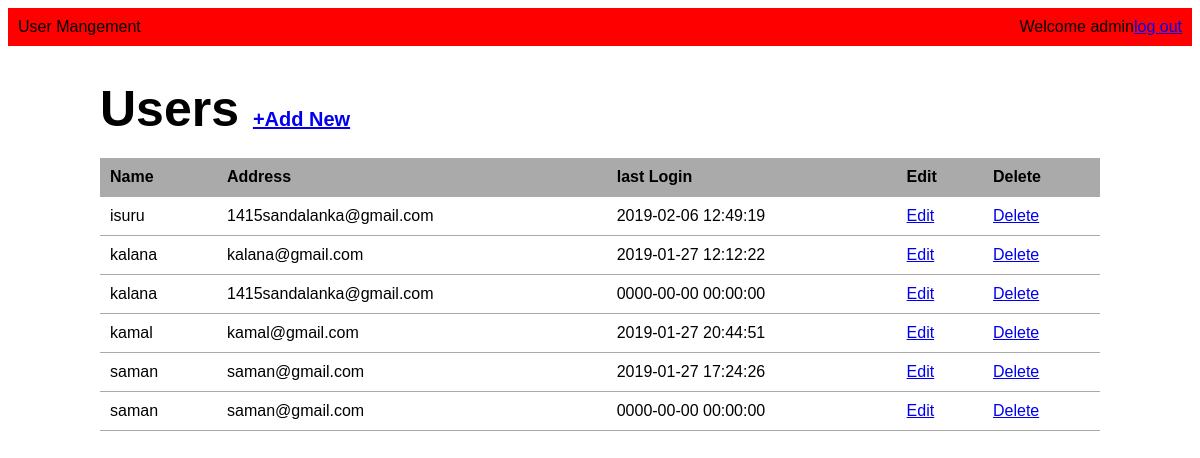
The page /include/user.php (signed in) on the database its author committed.
### tables this page shows
CREATE TABLE `user` (
  `id` int(11) NOT NULL,
  `name` varchar(100) NOT NULL,
  `address` varchar(1000) NOT NULL,
  `password` varchar(100) NOT NULL,
  `date` datetime NOT NULL,
  `is_deleted` int(11) NOT NULL
);

### include/user.php (the view, shortened to what this page needs)
<?php require_once('connection.php');?>
<?php
$userlist='';
$query="SELECT*FROM user WHERE is_deleted=0 ORDER BY name";
$users=mysqli_query($connection,$query);
if($users){
while($user=mysqli_fetch_assoc($users)){
    $userlist.="<tr>";
    $userlist.="<td>{$user['name']} </td>";
    $userlist.="<td>{$user['address']} </td>";
    $userlist.="<td>{$user['date']} </td>";
    $userlist.="<td><a href=\"modify.php?user_id={$user['id']}\">Edit</a></td>";
    $userlist.="<td><a href=\"delete.php?user_id={$user['id']}\">Delete</a></td>";
    $userlist.="</tr>";
}
}
else{
    echo 'Database Error';
}
?>
<!DOCTYPE html>
<html lang="en">
<head>
    <link rel="stylesheet" href="main.css">
</head>
<body>
    <header>
        <div class="appname">User Mangement</div>
        <div class="loggin">Welcome <?php echo $_SESSION['name']; ?><a href="logout.php">log out</a></div>
    </header>
    <main>
<h1>Users <span><a href="adduser.php">+Add New</a></span></h1>
<table class="masterlist">
    <tr>
        <th>Name</th>
        <th>Address</th>
        <th>last Login</th>
        <th>Edit</th>
        <th>Delete</th>
    </tr>
    <?php echo $userlist; ?>
</table>
    </main>
</body>
</html>

### include/main.css (style rules this page uses)
body { font-family: Arial,"Helvetica neue", Helvetica, sans-serif; font-size: 16px; }
header { background-color: red; overflow: auto; padding: 10px; }
header div.appname { float: left; }
header div.loggin { float: right; }
main { width: 1000px; margin: 10px auto; }
main h1 { margin-bottom: 20px; font-size: 50px; }
main span { font-size: 20px; }
table.masterlist { width: 100%; border-collapse: collapse; }
table.masterlist th { background-color: #aaa; text-align: left; }
table.masterlist th,table.masterlist td { padding: 10px; border-bottom: 1px solid #aaa; }

### rows shown on the page
user: name "isuru", address "1415sandalanka@gmail.com", date "2019-02-06 12:49:19"
user: name "kalana", address "kalana@gmail.com", date "2019-01-27 12:12:22"
user: name "kalana", address "1415sandalanka@gmail.com", date "0000-00-00 00:00:00"
user: name "kamal", address "kamal@gmail.com", date "2019-01-27 20:44:51"
user: name "saman", address "saman@gmail.com", date "2019-01-27 17:24:26"
user: name "saman", address "saman@gmail.com", date "0000-00-00 00:00:00"

### other values the page prints
$_SESSION['name'] "admin"
